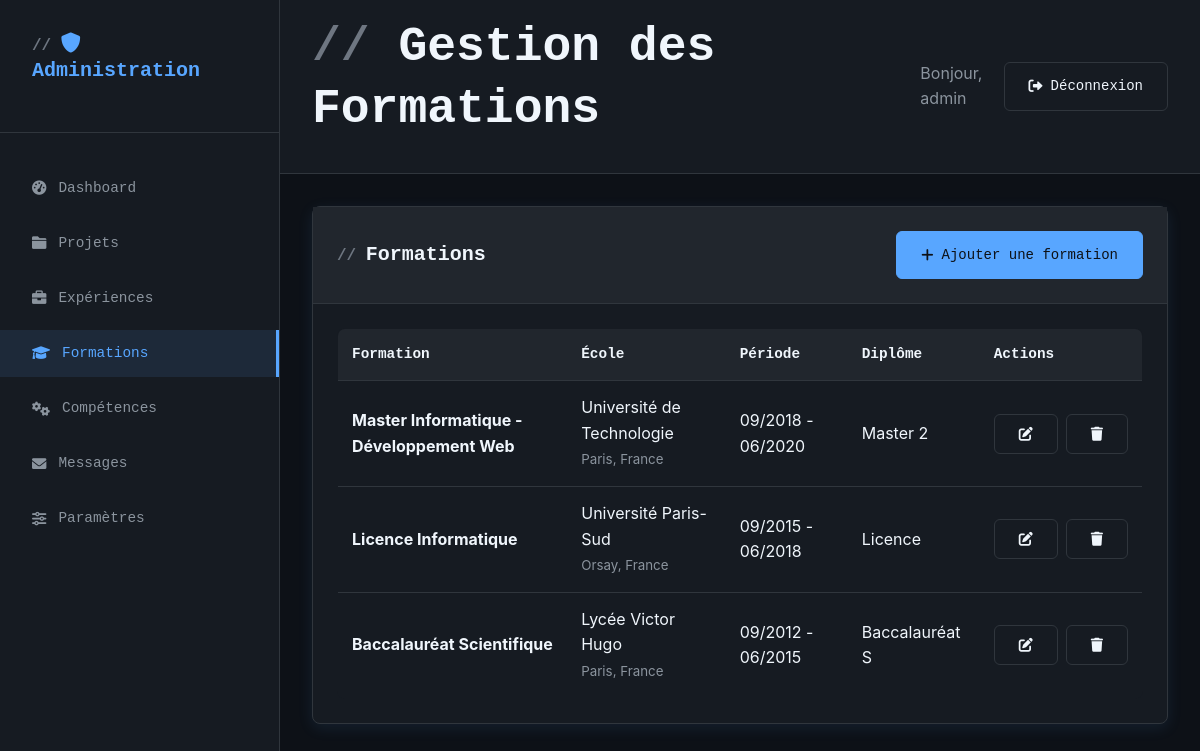
The app's page /admin/formations.php (signed in) with its own data.
### tables this page shows
CREATE TABLE IF NOT EXISTS formations (
    id INT AUTO_INCREMENT PRIMARY KEY,
    title VARCHAR(200) NOT NULL,
    school VARCHAR(200) NOT NULL,
    location VARCHAR(200),
    start_date DATE NOT NULL,
    end_date DATE NULL,
    current_formation BOOLEAN DEFAULT FALSE,
    description TEXT,
    diploma VARCHAR(200),
    sort_order INT DEFAULT 0,
    created_at TIMESTAMP DEFAULT CURRENT_TIMESTAMP,
    updated_at TIMESTAMP DEFAULT CURRENT_TIMESTAMP ON UPDATE CURRENT_TIMESTAMP
);

### includes/functions.php (called while the page is built, shortened)
<?php
function formatDate($date, $format = 'd/m/Y') {
    return date($format, strtotime($date));
}
function formatPeriod($start_date, $end_date = null, $current = false) {
    $start = formatDate($start_date, 'm/Y');
    $end = formatDate($end_date, 'm/Y');
    return $start . ' - ' . $end;
}
?>

### admin/formations.php (the view, shortened to what this page needs)
<?php
require_once '../config/database.php';
require_once '../includes/functions.php';
$action = $_GET['action'] ?? 'list';
if ($action === 'list') {
    $formations = $pdo->query("SELECT * FROM formations ORDER BY start_date DESC")->fetchAll();
}
?>
<!DOCTYPE html>
<html lang="fr">
<head>
    <link rel="stylesheet" href="../assets/css/admin.css">
    <link rel="stylesheet" href="../assets/css/style.css">
    <link href="https://cdnjs.cloudflare.com/ajax/libs/font-awesome/6.0.0/css/all.min.css" rel="stylesheet">
</head>
<body>
    <div class="admin-layout">
        <aside class="admin-sidebar">
            <div class="admin-logo">
                <h2><i class="fas fa-shield-alt"></i> Administration</h2>
            </div>
            <nav>
                <ul class="admin-nav">
                    <li><a href="index.php"><i class="fas fa-tachometer-alt"></i> Dashboard</a></li>
                    <li><a href="projects.php"><i class="fas fa-folder"></i> Projets</a></li>
                    <li><a href="experiences.php"><i class="fas fa-briefcase"></i> Expériences</a></li>
                    <li><a href="formations.php" class="active"><i class="fas fa-graduation-cap"></i> Formations</a></li>
                    <li><a href="skills.php"><i class="fas fa-cogs"></i> Compétences</a></li>
                    <li><a href="messages.php"><i class="fas fa-envelope"></i> Messages</a></li>
                    <li><a href="settings.php"><i class="fas fa-sliders-h"></i> Paramètres</a></li>
                </ul>
            </nav>
        </aside>
        <main class="admin-main">
            <header class="admin-header">
                <div>
                    <h1>
                        <?php if ($action === 'add'): ?>
                            Ajouter une Formation
                        <?php elseif ($action === 'edit'): ?>
                            Modifier une Formation
                        <?php else: ?>
                            Gestion des Formations
                        <?php endif; ?>
                    </h1>
                </div>
                <div class="admin-user">
                    <span>Bonjour, <?php echo htmlspecialchars($_SESSION['admin_username']); ?></span>
                    <a href="logout.php" class="btn btn-sm btn-secondary">
                        <i class="fas fa-sign-out-alt"></i> Déconnexion
                    </a>
                </div>
            </header>
            <div class="admin-content">
                <?php if ($action === 'list'): ?>
                <div class="card">
                    <div class="card-header">
                        <h3>Formations</h3>
                        <a href="?action=add" class="btn btn-primary">
                            <i class="fas fa-plus"></i> Ajouter une formation
                        </a>
                    </div>
                    <div class="card-body">
                        <?php if (empty($formations)): ?>
                            <p class="text-center">Aucune formation trouvée.</p>
                        <?php else: ?>
                        <div class="table-responsive">
                            <table class="table">
                                <thead>
                                    <tr>
                                        <th>Formation</th>
                                        <th>École</th>
                                        <th>Période</th>
                                        <th>Diplôme</th>
                                        <th>Actions</th>
                                    </tr>
                                </thead>
                                <tbody>
                                    <?php foreach ($formations as $formation): ?>
                                    <tr>
                                        <td>
                                            <strong><?php echo htmlspecialchars($formation['title']); ?></strong>
                                        </td>
                                        <td>
                                            <?php echo htmlspecialchars($formation['school']); ?>
                                            <?php if (!empty($formation['location'])): ?>
                                                <br><small style="color: var(--text-secondary);"><?php echo htmlspecialchars($formation['location']); ?></small>
                                            <?php endif; ?>
                                        </td>
                                        <td>
                                            <?php echo formatPeriod($formation['start_date'], $formation['end_date'], $formation['current_formation']); ?>
                                        </td>
                                        <td><?php echo htmlspecialchars($formation['diploma']); ?></td>
                                        <td>
                                            <div class="table-actions">
                                                <a href="?action=edit&id=<?php echo $formation['id']; ?>" class="btn btn-sm btn-warning">
                                                    <i class="fas fa-edit"></i>
                                                </a>
                                                <a href="?action=delete&id=<?php echo $formation['id']; ?>" class="btn btn-sm btn-danger" onclick="return confirm('Êtes-vous sûr de vouloir supprimer cette formation ?')">
                                                    <i class="fas fa-trash"></i>
                                                </a>
                                            </div>
                                        </td>
                                    </tr>
                                    <?php endforeach; ?>
                                </tbody>
                            </table>
                        </div>
                        <?php endif; ?>
                    </div>
                </div>
                <?php endif; ?>
            </div>
        </main>
    </div>
</body>
</html>

### assets/css/admin.css (style rules this page uses)
:root { --bg-primary: #0d1117; --bg-secondary: #161b22; --bg-tertiary: #21262d; --accent-blue: #58a6ff; --accent-green: #7c3aed; --accent-purple: #a855f7; --text-primary: #f0f6fc; --text-secondary: #8b949e; --text-muted: #6e7681; --border: #30363d; --success: #238636; --warning: #da8548; --error: #f85149; --primary-color: #58a6ff; --success-color: #238636; --warning-color: #da8548; --error-color: #f85149; --border-color: #30363d; --shadow: 0 4px 6px -1px rgba(0, 0, 0, 0.1); --shadow-lg: 0 20px 25px -5px rgba(0, 0, 0, 0.1); }
* { margin: 0; padding: 0; box-sizing: border-box; }
body { font-family: 'Inter', sans-serif; line-height: 1.6; color: var(--text-primary); background: var(--bg-primary); }
.btn { display: inline-flex; align-items: center; justify-content: center; gap: 0.5rem; padding: 0.875rem 1.5rem; font-size: 1rem; font-weight: 500; text-decoration: none; border-radius: 6px; border: 1px solid var(--border); cursor: pointer; transition: all 0.3s ease; text-align: center; font-family: 'JetBrains Mono', monospace; background: var(--bg-secondary); color: var(--text-primary); }
.btn-primary { background: var(--accent-blue); border-color: var(--accent-blue); color: var(--bg-primary); }
.admin-layout { display: grid; grid-template-columns: 280px 1fr; min-height: 100vh; }
.admin-sidebar { background: var(--bg-secondary); border-right: 1px solid var(--border); padding: 2rem 0; }
.admin-logo { padding: 0 2rem 2rem; border-bottom: 1px solid var(--border); margin-bottom: 2rem; }
.admin-logo h2 { color: var(--accent-blue); font-size: 1.25rem; font-family: 'JetBrains Mono', monospace; }
.admin-logo h2::before { content: '// '; color: var(--text-muted); font-size: 0.8em; }
.admin-nav { list-style: none; }
.admin-nav li { margin-bottom: 0.5rem; }
.admin-nav a { display: flex; align-items: center; gap: 0.75rem; padding: 0.75rem 2rem; color: var(--text-secondary); text-decoration: none; transition: all 0.3s ease; font-family: 'JetBrains Mono', monospace; font-size: 0.9rem; }
.admin-nav a:hover, .admin-nav a.active { background: rgba(88, 166, 255, 0.1); color: var(--accent-blue); border-right: 3px solid var(--accent-blue); }
.admin-main { background: var(--bg-primary); overflow-y: auto; }
.admin-header { background: var(--bg-secondary); border-bottom: 1px solid var(--border); padding: 1rem 2rem; display: flex; justify-content: space-between; align-items: center; }
.admin-header h1 { font-family: 'JetBrains Mono', monospace; color: var(--text-primary); }
.admin-header h1::before { content: '// '; color: var(--text-muted); }
.admin-user { display: flex; align-items: center; gap: 1rem; color: var(--text-secondary); }
.admin-content { padding: 2rem; }
.card { background: var(--bg-secondary); border: 1px solid var(--border); border-radius: 8px; box-shadow: 0 4px 15px rgba(88, 166, 255, 0.1); margin-bottom: 2rem; }
.card-header { padding: 1.5rem; border-bottom: 1px solid var(--border); display: flex; justify-content: space-between; align-items: center; background: var(--bg-tertiary); }
.card-header h3 { font-size: 1.25rem; margin: 0; color: var(--text-primary); font-family: 'JetBrains Mono', monospace; }
.card-header h3::before { content: '// '; color: var(--text-muted); font-size: 0.8em; }
.card-body { padding: 1.5rem; }
.table-responsive { overflow-x: auto; }
.table { width: 100%; border-collapse: collapse; background: var(--bg-secondary); border: 1px solid var(--border); border-radius: 8px; overflow: hidden; }
.table th, .table td { padding: 0.875rem; text-align: left; border-bottom: 1px solid var(--border); color: var(--text-primary); }
.table th { background: var(--bg-tertiary); font-weight: 600; color: var(--text-primary); font-family: 'JetBrains Mono', monospace; font-size: 0.9rem; }
.table-actions { display: flex; gap: 0.5rem; }
.btn-sm { padding: 0.5rem 0.75rem; font-size: 0.875rem; }
.btn-warning { background: var(--warning); border-color: var(--warning); color: var(--bg-primary); }
.btn-danger { background: var(--error); border-color: var(--error); color: white; }
.btn-secondary { background: var(--bg-tertiary); border-color: var(--border); color: var(--text-secondary); }

### records on screen
formations: title "Master Informatique - Développement Web", school "Université de Technologie", location "Paris, France", start_date+end_date+current_formation "09/2018 - 06/2020", diploma "Master 2"
formations: title "Licence Informatique", school "Université Paris-Sud", location "Orsay, France", start_date+end_date+current_formation "09/2015 - 06/2018", diploma "Licence"
formations: title "Baccalauréat Scientifique", school "Lycée Victor Hugo", location "Paris, France", start_date+end_date+current_formation "09/2012 - 06/2015", diploma "Baccalauréat S"

### other values on screen
$_SESSION['admin_username'] "admin"
